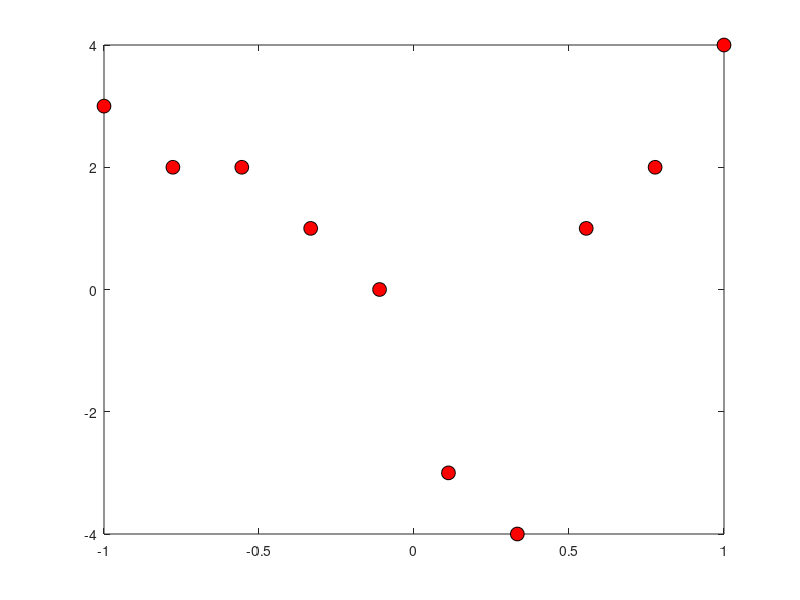

Write the MATLAB code that produced this figure. (Note: this script raises an error after producing the figure.)
n = 10;

xi = linspace(-1,1,10);
yi = [3 2 2 1 0 -3 -4 1 2 4];

plot(xi,yi,'o','MarkerSize',10,'MarkerFaceColor','r','MarkerEdgeColor','k');
zi = interp1q(xi,yi); 
plot(xi,yi,'o')